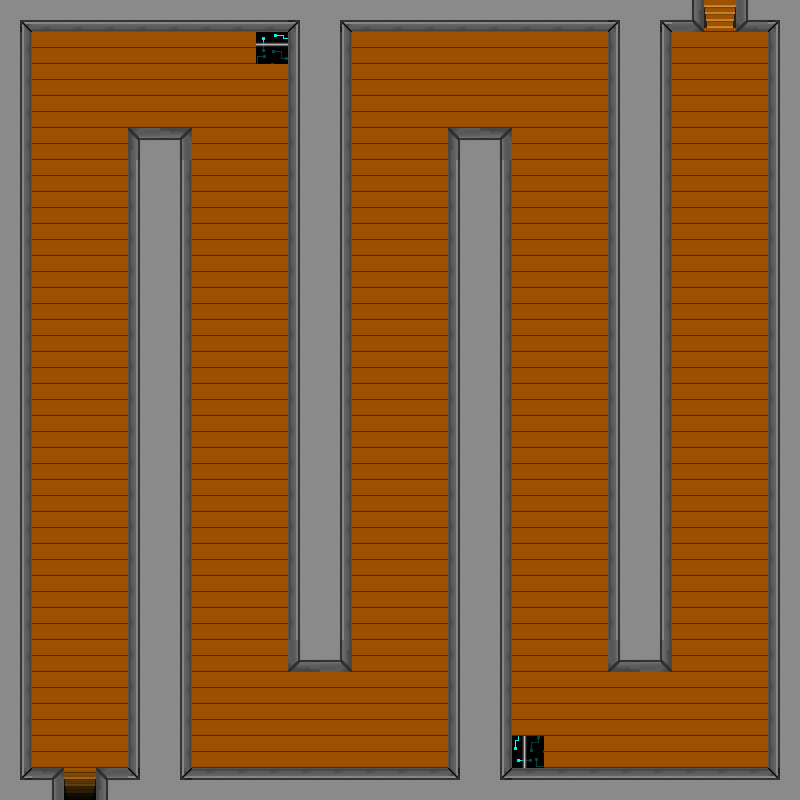

The image is a tile-based game level rendered from a .tmx file. Its description and source (layers, tilesets, objects; grid data summarised) follow:
An orthogonal 25x25 tile map with 32x32 px tiles, 3 tile layers (Camada de Tiles 1, Colisoes, Baus), 1 hidden layer not drawn, 8 tilesets.

<map version="1.0" orientation="orthogonal" renderorder="right-down" width="25" height="25" tilewidth="32" tileheight="32" nextobjectid="1">
 <tileset firstgid="1" name="Parede" tilewidth="32" tileheight="32">
  <image source="Parede.png" width="96" height="32" />
  <tile id="0">
   <properties>
    <property name="blocked" value="blocked" />
   </properties>
  </tile>
  <tile id="1">
   <properties>
    <property name="blocked" value="blocked" />
   </properties>
  </tile>
  <tile id="2">
   <properties>
    <property name="blocked" value="blocked" />
   </properties>
  </tile>
 </tileset>
 <tileset firstgid="4" name="Tile_Madeira" tilewidth="32" tileheight="32">
  <image source="Tile_Madeira.png" width="32" height="32" />
 </tileset>
 <tileset firstgid="5" name="EscadaSubindo" tilewidth="32" tileheight="32">
  <image source="EscadaSubindo.png" width="32" height="32" />
  <tile id="0">
   <properties>
    <property name="door" value="door" />
   </properties>
  </tile>
 </tileset>
 <tileset firstgid="6" name="EscadaDescendo" tilewidth="32" tileheight="32">
  <image source="EscadaDescendo.png" width="32" height="32" />
  <tile id="0">
   <properties>
    <property name="door" value="door" />
   </properties>
  </tile>
 </tileset>
 <tileset firstgid="7" name="Bau" tilewidth="32" tileheight="32">
  <image source="Bau.png" width="32" height="32" />
  <tile id="0">
   <properties>
    <property name="chest" value="chest" />
   </properties>
  </tile>
 </tileset>
 <tileset firstgid="8" name="ParedeInvisivel" tilewidth="32" tileheight="32">
  <image source="ParedeInvisivel.png" width="32" height="32" />
  <tile id="0">
   <properties>
    <property name="blocked" value="blocked" />
   </properties>
  </tile>
 </tileset>
 <tileset firstgid="9" name="Portal1" tilewidth="32" tileheight="32">
  <image source="Portal1.png" width="32" height="32" />
  <tile id="0">
   <properties>
    <property name="door" value="1.oAndarBabi.tmx" />
   </properties>
  </tile>
 </tileset>
 <tileset firstgid="10" name="Portal2" tilewidth="32" tileheight="32">
  <image source="Portal2.png" width="32" height="32" />
  <tile id="0">
   <properties>
    <property name="door" value="SalaChefe1.tmx" />
   </properties>
  </tile>
 </tileset>
 <layer name="Camada de Tiles 1" width="25" height="25">
  <data>[625 cells, 625 non-empty, 6 distinct tile ids]</data>
 </layer>
 <layer name="Colisoes" width="25" height="25" opacity="0.01">
  <data>[625 cells, 625 non-empty, 4 distinct tile ids]</data>
 </layer>
 <layer name="Baus" width="25" height="25">
  <data>[625 cells, 2 non-empty, 1 distinct tile ids]</data>
 </layer>
 <layer name="Baus2" width="25" height="25" visible="0">
  <data>[625 cells, 1 non-empty, 1 distinct tile ids]</data>
 </layer>
</map>
